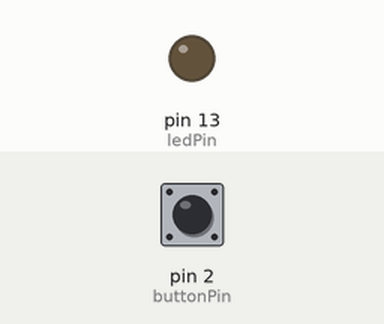
Simulated run of this sketch. Board: Arduino Uno, built with avr-gcc and run on an emulated ATmega328P. On the bench: output pins drawn as LEDs (lit = HIGH). Dashed ring = blinking. Inputs (shaded band) come from the test bench; at power-on: pin 2 (buttonPin) HIGH.

Above: at 3.8 s.
3.9 s: pin 2 (buttonPin) pulled LOW for 1.3 s
At 4.4 s:
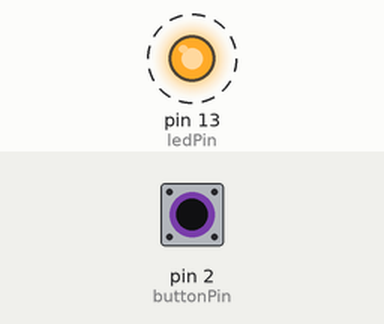
9.4 s: pin 2 (buttonPin) pulled LOW for 3.2 s
At 9.9 s:
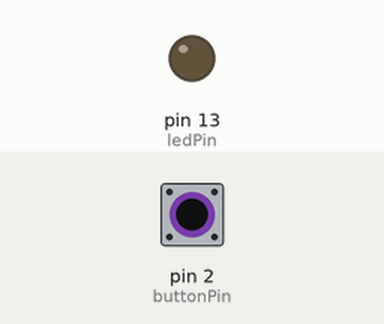
Timing chart, 0 to 12.4 s (numbered marks = the images above; inputs shaded):
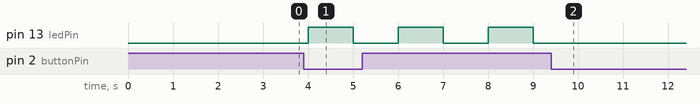

Measured:
- after the input at 3.9 s, pin 13 (ledPin): alternates HIGH for 1.0 s and LOW for 1.0 s, starting after 0.10 s
- after the input at 9.4 s, pin 13 (ledPin): stops changing and stays LOW

The sketch:

sampling_interrupt.ino
```cpp
#include <TimerOne.h>

const byte buttonPin = 2;
const byte ledPin = 13;
int ledState = LOW;
int ledOn = LOW;
int lastButton;
int currentButton;

void setup() {
  pinMode(buttonPin, INPUT_PULLUP);
  pinMode(ledPin, OUTPUT);
  Timer1.initialize(1000000);
  Timer1.attachInterrupt(blink); // blinkLED to run every 1 seconds
}

void loop() {

}

void blink() {
  lastButton    = currentButton;
  currentButton = digitalRead(buttonPin);
  if(lastButton == HIGH && currentButton == LOW) {
    ledOn = !ledOn;
  }
  if(ledOn == HIGH) {
    ledState = !ledState;
  }
  else{
    ledState = LOW;
  }
  digitalWrite(ledPin, ledState);
}
```
